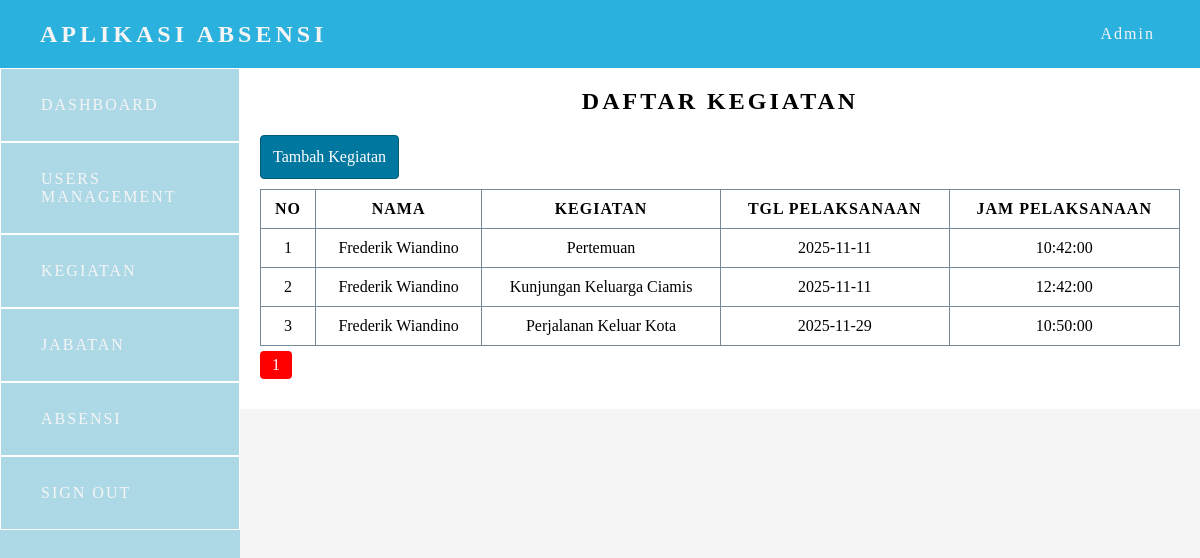
The page /admin/kegiatan-admin.php (signed in) on the database its author committed.
### tables this page shows
CREATE TABLE `kegiatan` (
  `kegiatan_id` int(11) NOT NULL,
  `users_id` int(11) NOT NULL,
  `kegiatan` varchar(255) NOT NULL,
  `tgl_kegiatan` date NOT NULL,
  `jam` time NOT NULL
);

CREATE TABLE `tb_users` (
  `id` int(11) NOT NULL,
  `nama` varchar(225) NOT NULL,
  `email` varchar(225) NOT NULL,
  `password` varchar(225) NOT NULL,
  `id_level` int(11) NOT NULL,
  `created_at` timestamp NOT NULL DEFAULT current_timestamp() ON UPDATE current_timestamp()
);

### function.php (called while the page is built, shortened)
<?php
    $config = mysqli_connect("localhost", "root", "", "absensi") or die;
    function query($query) {
        global $config;
        $result = mysqli_query($config, $query);
        $rows = [];
        while ($row = mysqli_fetch_assoc($result)) {
            $rows[] = $row;
        }
        return $rows;
    }
?>

### admin/kegiatan-admin.php (the view, shortened to what this page needs)
<?php include "template/header-admin.php" ?>
<?php
    $dataPerPage = 5;
    $jumlahData = count(query("SELECT * FROM kegiatan"));
    $jumlahHalaman = ceil($jumlahData / $dataPerPage);
    $isActive = (isset($_GET["page"])) ? $_GET["page"] : 1 ;
    $awalData = ($dataPerPage * $isActive ) - $dataPerPage;
    $kegiatan = query("SELECT * FROM kegiatan INNER JOIN tb_users ON tb_users.id = kegiatan.users_id LIMIT $awalData ,$dataPerPage");
?>
<div class="table-content">
                    <h2 class="section-title">Daftar Kegiatan</h2>
                    <div class="btn-add">
                        <a href="#" class="add-kegiatan">Tambah Kegiatan</a>
                    </div>
                <div class="table">
                    <table>
                        <tr>
                            <th>no</th>
                            <th>nama</th>
                            <th>kegiatan</th>
                            <th>tgl Pelaksanaan</th>
                            <th>jam Pelaksanaan</th>
                        </tr>
                        <tr>
                        <?php $no = 1; ?>
                        <?php foreach ( $kegiatan as $keg ) : ?>
                            <td><?= $no++; ?></td>
                            <td><?= $keg["nama"] ?></td>
                            <td><?= $keg["kegiatan"] ?></td>
                            <td><?= $keg["tgl_kegiatan"] ?></td>
                            <td><?= $keg["jam"]?></td>
                        </tr>
                        <?php endforeach; ?>
                    </table>
                    <div class="pagination">
                    <?php for($i=1; $i <= $jumlahHalaman; $i++) : ?>
                        <?php if($i == $isActive) : ?>
                            <a class="page" style="background-color:red;" href="?page=<?=$i ?>"><?= $i?></a>
                        <?php else : ?>
                            <a class="page" href="?page=<?=$i ?>"><?= $i?></a>
                        <?php endif; ?>
                    <?php endfor; ?>
                    </div>
                </div>
                </div>
        </div>
    </div>
<?php include "template/footer.php" ?>

### admin/template/header-admin.php (shortened to what this page needs)
<?php
    include "../function.php";
    $nama = $_SESSION["nama"];
?>
<!DOCTYPE html>
<html lang="en">
<head>
    <link rel="stylesheet" href="https://stackpath.bootstrapcdn.com/font-awesome/4.7.0/css/font-awesome.min.css">
    <link rel="stylesheet" href="../css/app.css">
</head>
<body>
    <nav>
        <div class="logo">
            <h2>aplikasi absensi</h2>
        </div>
        <ul class="menu">
            <li><?= $nama ?></li>
        </ul>
    </nav>
    <div class="content">
        <ul class="sidemenu">
            <li><a href="admin.php">Dashboard</a></li>
            <li><a href="users-management.php">users management</a></li>
            <li><a href="kegiatan-admin.php">kegiatan</a></li>
            <li><a href="jabatan.php">jabatan</a></li>
            <li><a href="absensi.php">Absensi</a></li>
            <li><a href="../logout.php" onclick ="return confirm('apakah anda yakin ?')">sign out</a> </li>
        </ul>
        <div class="container">
            <div class="body-content">

### admin/template/footer.php (shortened to what this page needs)
</body>
</html>

### css/app.css (style rules this page uses)
* { margin: 0; padding: 0; box-sizing: 0; }
nav { display: flex; justify-content: space-between; padding: 20px 40px; align-items: center; background-color: rgb(43, 177, 221); }
.logo h2 { text-transform: uppercase; letter-spacing: 4px; color: whitesmoke; }
.menu { display: block; width: 40%; }
.menu li { list-style: none; padding: 5px; color: whitesmoke; font-size: 16px; text-transform: capitalize; letter-spacing: 2px; text-align: right; }
.content { display: flex; justify-content: space-between; width: 100%; margin: 0 auto; }
.sidemenu { background-color: lightblue; height: 100vh; width: 25%; display: block; }
.sidemenu li { padding: 20px; list-style: none; border: 1px solid white; transition: background-color .9s ease-in; }
.sidemenu a { display: block; padding: 7px 20px ; text-decoration: none; text-transform: uppercase; letter-spacing: 2px; color: whitesmoke; }
.container { width: 100%; background-color: whitesmoke; margin: 0 auto; }
.body-content { display: flex; justify-content: row; flex-direction: space-evenly; background-color: white; flex-wrap: wrap; align-items: center; padding: 20px 20px; }
.section-title { padding-bottom: 20px; text-align: center; margin: 0 auto; text-transform: uppercase; letter-spacing: 3px; }
.table-content { display: flex; flex-direction: column; width: 100%; }
.add-kegiatan { display: inline-block; border: 1px solid rgb(0, 91, 122); padding: 12px 12px; background-color: rgb(0, 119, 159); text-decoration: none; color: white; border-radius: 4px; }
.table { padding: 10px 0px; width: 100%; overflow-x: scroll; }
table { table-layout: auto; width: 100%; border-collapse: collapse; }
th, td { border: 1px solid lightslategray; padding: 10px; text-align: center; text-transform:capitalize; }
th { text-transform: uppercase; letter-spacing: 1px; }
.page { display: inline-block; padding: 5px 12px; background-color: lightblue; margin-top: 5px; color: white; text-decoration: none; border-radius: 4px; }

### rows shown on the page
kegiatan: users.nama "Frederik Wiandino", kegiatan "Pertemuan", tgl_kegiatan "2025-11-11", jam "10:42:00"
kegiatan: users.nama "Frederik Wiandino", kegiatan "Kunjungan Keluarga Ciamis", tgl_kegiatan "2025-11-11", jam "12:42:00"
kegiatan: users.nama "Frederik Wiandino", kegiatan "Perjalanan Keluar Kota", tgl_kegiatan "2025-11-29", jam "10:50:00"

### other values the page prints
$nama "Admin"
